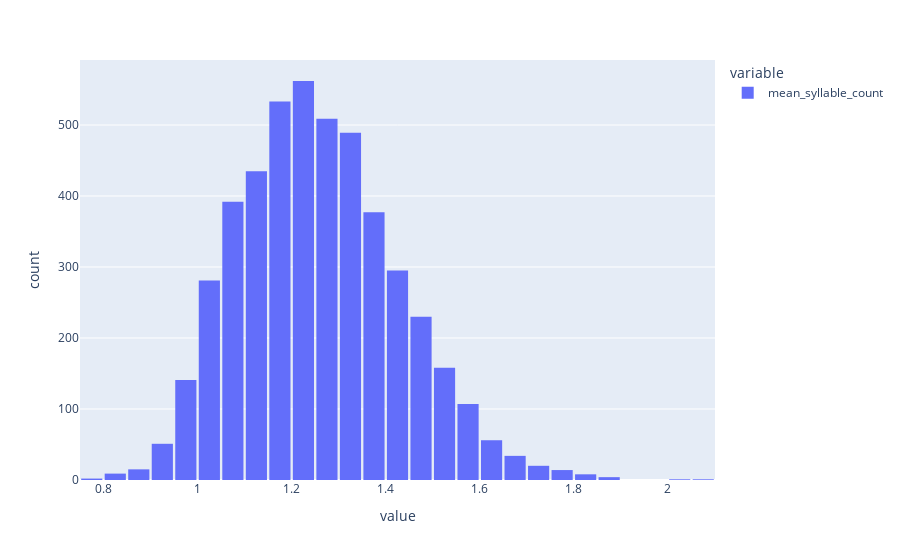

Notebook cell for this chart:
### Markdown cell above
I plot the distribution of syllable counts, plus a plot of BT Easiness vs. Syllable Count.  This reflects the same correlation we saw above.

### Code cell
fig = px.histogram(df["mean_syllable_count"], nbins=30)
fig.update_layout(bargap=0.1)

fig.show()

### Figure 1 — Plotly figure (JSON) as saved in the notebook; plotly's stock layout.template omitted (floating-point values rounded to 4 significant figures; data arrays with more than 128 entries replaced by an {"elided": "..."} marker saying what was removed)
{"data": [{"alignmentgroup": "True", "bingroup": "x", "hovertemplate": "variable=mean_syllable_count<br>value=%{x}<br>count=%{y}<extra></extra>", "legendgroup": "mean_syllable_count", "marker": {"color": "#636efa", "pattern": {"shape": ""}}, "name": "mean_syllable_count", "nbinsx": 30, "offsetgroup": "mean_syllable_count", "orientation": "v", "showlegend": true, "type": "histogram", "x": {"elided": "4724 float values"}, "xaxis": "x", "yaxis": "y"}], "layout": {"bargap": 0.1, "barmode": "relative", "legend": {"title": {"text": "variable"}, "tracegroupgap": 0}, "margin": {"t": 60}, "xaxis": {"anchor": "y", "domain": [0, 1], "title": {"text": "value"}}, "yaxis": {"anchor": "x", "domain": [0, 1], "title": {"text": "count"}}}}
